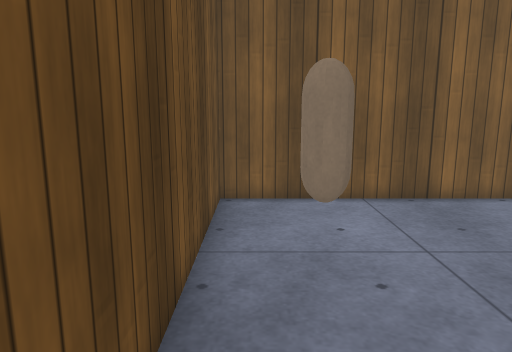
View 1 (above)

12 first-person views from a walk through a 3-D level made in the Unity game engine. The camera is 1.2 m above the floor, tilts 10° down and sees 70° across. The floor is counted in squares, 0.5 m on a side. Each view is taken from the middle of a square. On the plan, view 1 faces up. The plan holds only what a view shows up to about 20 squares ahead; the rest is blank. The place goes on beyond the plan. The player is left out. Surface patterns are stand-ins for the level's own textures.

View 2
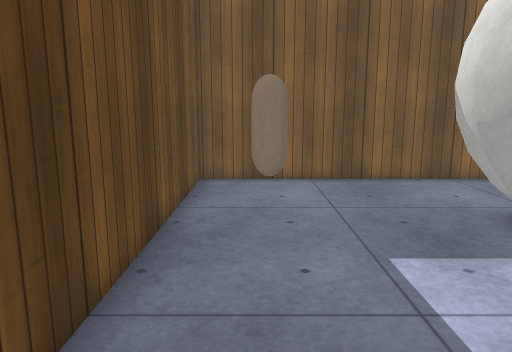

View 3
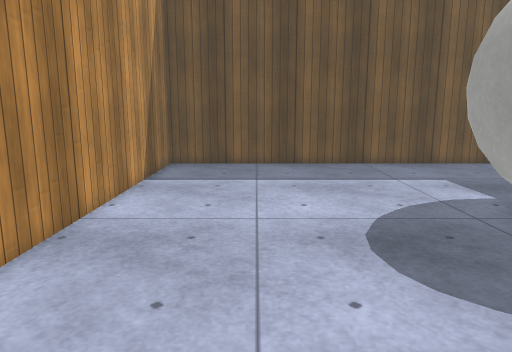

View 4
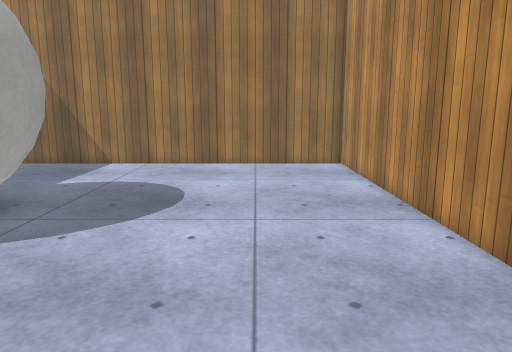

View 5
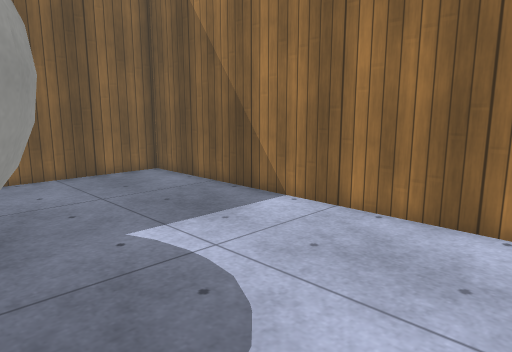

View 6
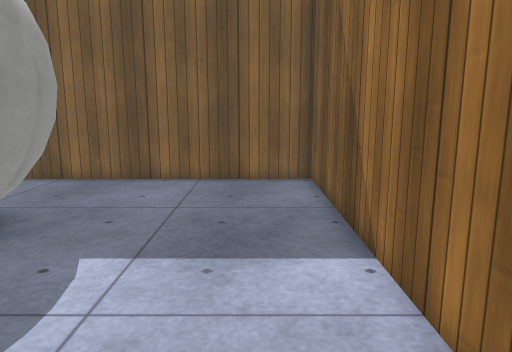

View 7
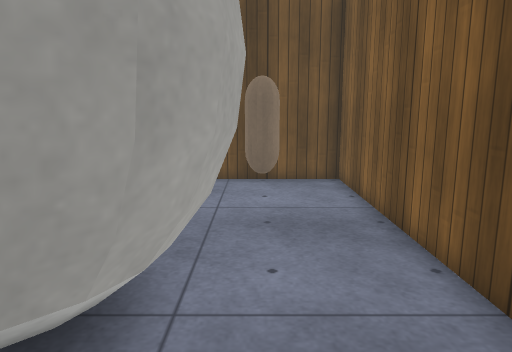

View 8
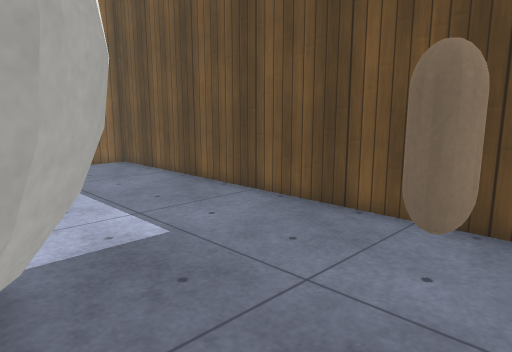

View 9
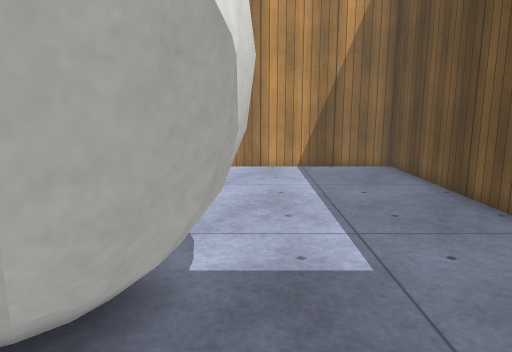

View 10
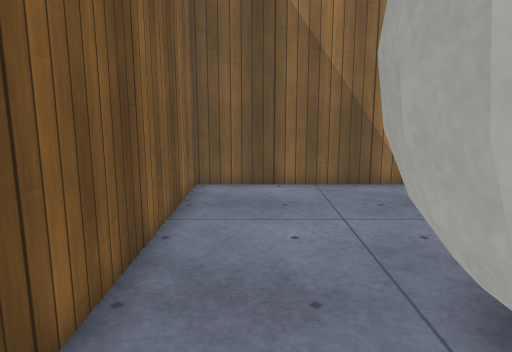

View 11
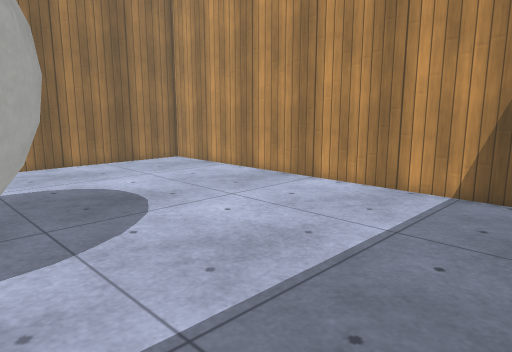

View 12
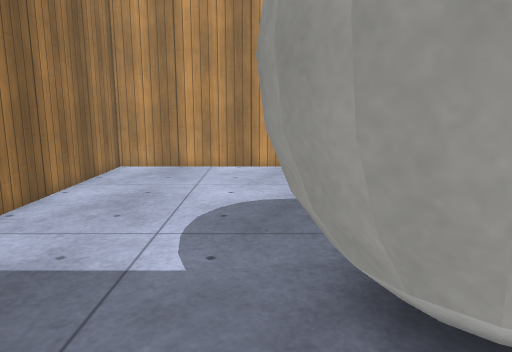

### Floor plan
Points are (right, up) in squares from view 1. A wall is a line through its corners. A room is listed if a view was taken in it or the views show most of it. See-through windows are left out.
Room 1 (views 1, 2, 3, 4, 5, 6, 7, 8, 9, 10, 11, 12)
walls: (8.9, 1.2) (8, 1.1); (9.7, 1.5) (9, 1.1) (8, 0.9) (7.2, 1.1) (6.2, 1.6) (5.8, 1.9); (5.2, 3.1) (5, 3.9) (5.2, 4.9) (5.6, 5.6) (6.2, 6.2) (7.2, 6.7) (8, 6.9) (9, 6.7) (9.7, 6.3) (10.4, 5.6) (10.8, 4.8) (11, 3.9) (10.8, 3.1) (10.3, 2.1) (10, 1.8); (-1, -8) (17, -8) (17, 10) (-1, 10) (-1, -8)
low walls: (8, 1.1) (7.2, 1.2) (6.3, 1.7) (6, 1.9); (8.1, 1.6) (7.2, 1.7); (8.8, 1.5) (8, 1.3) (7.3, 1.5) (6.5, 1.9); (8.8, 1.6) (7.9, 1.5); (8.8, 1.8) (7.9, 1.6); (5.4, 3.1) (5.2, 4) (5.3, 4.6) (5.8, 5.6); (5.6, 3.4) (5.5, 4) (5.6, 4.8); (5.7, 3.9) (5.8, 4.7) (6.1, 5.2) (6.7, 5.8); (5.6, 4.6) (6.1, 5.5) (6.5, 6); (9.2, 5.7) (9.7, 5.2) (10.1, 4.5); (5.7, 5.5) (6.4, 6.2); (9.4, 5.8) (9.9, 5.3) (10.2, 4.7) (10.4, 3.9); (7.5, 6.1) (8.1, 6.2); (8.6, 6.1) (9.4, 5.7); (9.4, 6) (10.1, 5.4) (10.4, 4.8) (10.5, 3.8) (10.4, 3.2) (10.1, 2.4); (7.9, 6.3) (8.8, 6.2); (7.2, 6.3) (8, 6.4) (8.6, 6.4) (9.5, 5.9); (7, 6.5) (8, 6.7) (8.7, 6.6) (9.7, 6) (10.3, 5.5) (10.6, 4.9) (10.8, 3.8) (10.7, 3.1) (10.2, 2.2)
objects: other object (1, 7) to (2, 8)

Where each view was taken, in squares from view 1:
view 1: 0 up, 0 right, facing up
view 2: 3 down, 1 right, facing up
view 3: 4 down, 16 right, facing left
view 4: 4 down, 0 right, facing right
view 5: 4 down, 9 right, facing up-right
view 6: 3 down, 15 right, facing up
view 7: 7 up, 12 right, facing left
view 8: 9 up, 7 right, facing down-left
view 9: 8 up, 5 right, facing down
view 10: 8 up, 5 right, facing right
view 11: 3 up, 0 right, facing down-right
view 12: 8 up, 11 right, facing down
